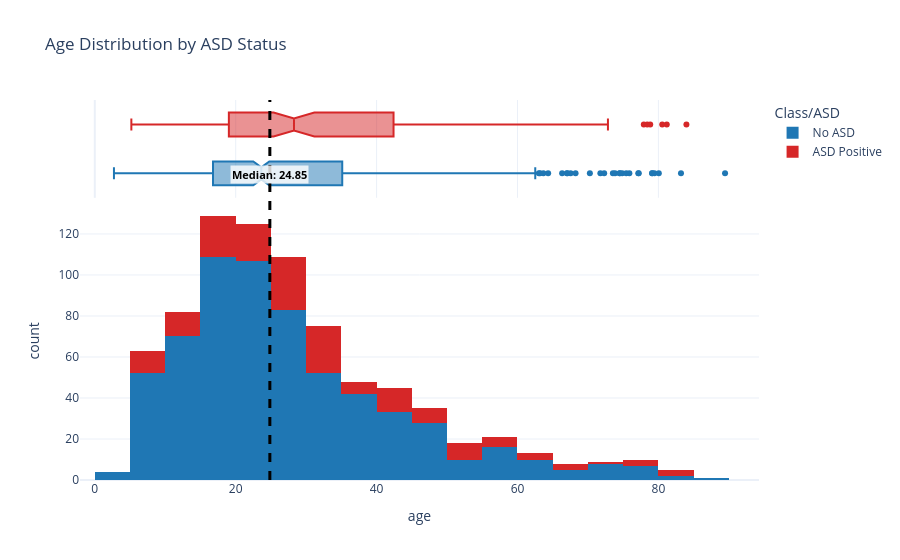

Notebook code cell kept with this figure:
### Code cell
fig.add_annotation(
    x=age_median,
    y=0.83,
    yref="paper",
    text=f"<b>Median: {age_median:.2f}</b>",  # bold using HTML
    showarrow=False,
    font=dict(color="black", size=11),
    bgcolor="rgba(255, 255, 255, 0.8)"
)
fig.show()

### Figure 1 — Plotly figure (JSON) as saved in the notebook; plotly's stock layout.template omitted (floating-point values rounded to 4 significant figures; data arrays with more than 128 entries replaced by an {"elided": "..."} marker saying what was removed)
{"data": [{"alignmentgroup": "True", "bingroup": "x", "hovertemplate": "Class/ASD=No ASD<br>age=%{x}<br>count=%{y}<extra></extra>", "legendgroup": "No ASD", "marker": {"color": "#1f77b4", "pattern": {"shape": ""}}, "name": "No ASD", "nbinsx": 30, "offsetgroup": "No ASD", "orientation": "v", "showlegend": true, "type": "histogram", "x": {"elided": "639 float values"}, "xaxis": "x", "yaxis": "y"}, {"alignmentgroup": "True", "hovertemplate": "Class/ASD=No ASD<br>age=%{x}<extra></extra>", "legendgroup": "No ASD", "marker": {"color": "#1f77b4"}, "name": "No ASD", "notched": true, "offsetgroup": "No ASD", "showlegend": false, "type": "box", "x": {"elided": "639 float values"}, "xaxis": "x2", "yaxis": "y2"}, {"alignmentgroup": "True", "bingroup": "x", "hovertemplate": "Class/ASD=ASD Positive<br>age=%{x}<br>count=%{y}<extra></extra>", "legendgroup": "ASD Positive", "marker": {"color": "#d62728", "pattern": {"shape": ""}}, "name": "ASD Positive", "nbinsx": 30, "offsetgroup": "ASD Positive", "orientation": "v", "showlegend": true, "type": "histogram", "x": {"elided": "161 float values"}, "xaxis": "x", "yaxis": "y"}, {"alignmentgroup": "True", "hovertemplate": "Class/ASD=ASD Positive<br>age=%{x}<extra></extra>", "legendgroup": "ASD Positive", "marker": {"color": "#d62728"}, "name": "ASD Positive", "notched": true, "offsetgroup": "ASD Positive", "showlegend": false, "type": "box", "x": {"elided": "161 float values"}, "xaxis": "x2", "yaxis": "y2"}], "layout": {"annotations": [{"bgcolor": "rgba(255, 255, 255, 0.8)", "font": {"color": "black", "size": 11}, "showarrow": false, "text": "<b>Median: 24.85</b>", "x": 24.85, "y": 0.83, "yref": "paper"}], "autosize": true, "barmode": "stack", "legend": {"title": {"text": "Class/ASD"}, "tracegroupgap": 0}, "shapes": [{"line": {"color": "black", "dash": "dash", "width": 3}, "type": "line", "x0": 24.85, "x1": 24.85, "xref": "x", "y0": 0, "y1": 1, "yref": "paper"}], "title": {"text": "Age Distribution by ASD Status"}, "xaxis": {"anchor": "y", "autorange": true, "domain": [0, 1], "range": [-2.101, 94.28], "title": {"text": "age"}, "type": "linear"}, "xaxis2": {"anchor": "y2", "autorange": true, "domain": [0, 1], "matches": "x", "range": [-2.101, 94.28], "showgrid": true, "showticklabels": false, "type": "linear"}, "yaxis": {"anchor": "x", "autorange": true, "domain": [0, 0.7326], "range": [0, 135.8], "title": {"text": "count"}}, "yaxis2": {"anchor": "x2", "autorange": true, "domain": [0.7426, 1], "matches": "y2", "range": [-0.5, 1.5], "showgrid": false, "showline": false, "showticklabels": false, "ticks": "", "type": "category"}}}
